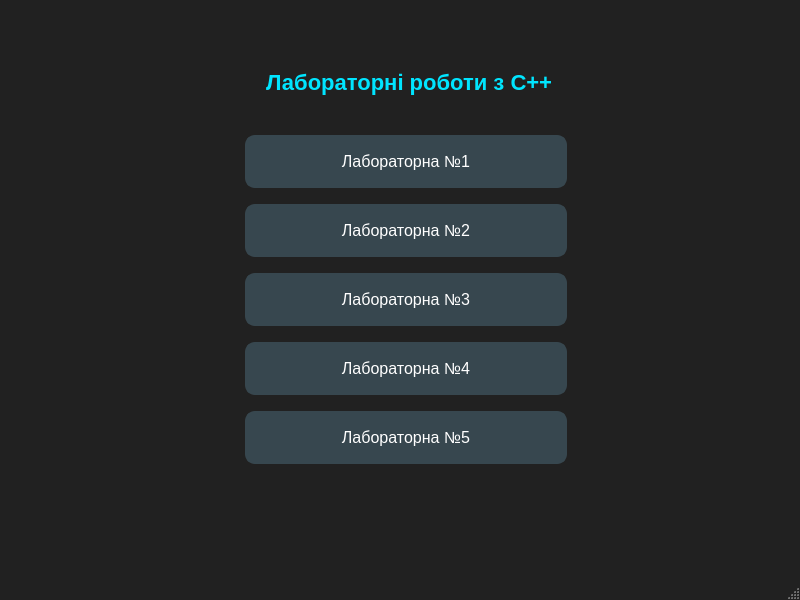
<?xml version="1.0" encoding="UTF-8"?>
<ui version="4.0">
 <class>MainWindow</class>
 <widget class="QMainWindow" name="MainWindow">
  <property name="geometry">
   <rect>
    <x>0</x>
    <y>0</y>
    <width>800</width>
    <height>600</height>
   </rect>
  </property>
  <property name="windowTitle">
   <string>MainWindow</string>
  </property>
  <property name="styleSheet">
   <string notr="true">QMainWindow {
    background-color: #212121; /* Дуже темний фон */
}

QLabel {
    color: #00e5ff; /* Неоново-блакитний заголовок */
    font-size: 22px;
    font-weight: bold;
    padding: 20px;
    qproperty-alignment: AlignCenter;
}

QPushButton {
    background-color: #37474f; /* Темно-сині кнопки */
    color: white;
    font-size: 16px;
    border-radius: 10px;
    padding: 15px;
    margin: 5px;
    border: 2px solid #37474f;
}

QPushButton:hover {
    background-color: #546e7a; /* Світлішає при наведенні */
    border: 2px solid #00e5ff; /* З'являється рамка */
}

QPushButton:pressed {
    background-color: #00e5ff; /* Стає яскравим при кліку */
    color: black;
}</string>
  </property>
  <widget class="QWidget" name="centralwidget">
   <widget class="QWidget" name="">
    <property name="geometry">
     <rect>
      <x>240</x>
      <y>40</y>
      <width>332</width>
      <height>429</height>
     </rect>
    </property>
    <layout class="QVBoxLayout" name="verticalLayout_2">
     <item>
      <layout class="QVBoxLayout" name="verticalLayout">
       <item>
        <widget class="QLabel" name="label">
         <property name="text">
          <string>Лабораторні роботи з C++</string>
         </property>
        </widget>
       </item>
       <item>
        <widget class="QPushButton" name="pushButton">
         <property name="text">
          <string>Лабораторна №1</string>
         </property>
        </widget>
       </item>
       <item>
        <widget class="QPushButton" name="pushButton_2">
         <property name="text">
          <string>Лабораторна №2</string>
         </property>
        </widget>
       </item>
       <item>
        <widget class="QPushButton" name="pushButton_3">
         <property name="text">
          <string>Лабораторна №3</string>
         </property>
        </widget>
       </item>
      </layout>
     </item>
     <item>
      <widget class="QPushButton" name="pushButton_4">
       <property name="text">
        <string>Лабораторна №4</string>
       </property>
      </widget>
     </item>
     <item>
      <widget class="QPushButton" name="pushButton_5">
       <property name="text">
        <string>Лабораторна №5</string>
       </property>
      </widget>
     </item>
    </layout>
   </widget>
  </widget>
  <widget class="QMenuBar" name="menubar">
   <property name="geometry">
    <rect>
     <x>0</x>
     <y>0</y>
     <width>800</width>
     <height>22</height>
    </rect>
   </property>
  </widget>
  <widget class="QStatusBar" name="statusbar"/>
 </widget>
 <resources/>
 <connections/>
</ui>
